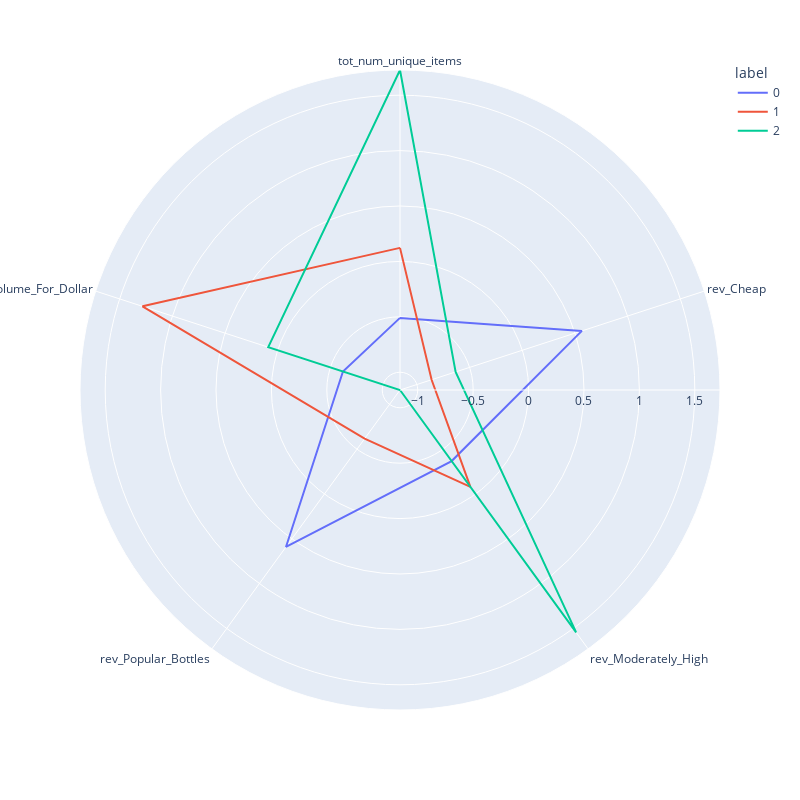

Source (notebook cell):
### Code cell
# clust_pct = ['cl_Cheap', 'tot_num_unique_items',
#  'cl_High_End',
#  'cl_Moderately_High',
 
#  'cl_Popular_Bottles',
#  'cl_Volume_For_Dollar']

# 
# 'rev_Most_Variety',
cols_ = ['tot_num_unique_items',
 'rev_Cheap',
'rev_Moderately_High',
 
 'rev_Popular_Bottles',
 'rev_Volume_For_Dollar']

df_graph = stores_clust_info_combined4[cols_]

# df_graph.rename(columns={'tot_num_unique_items':'Number of Unique Products','rev_Cheap':'Moderately Priced',
#                          'rev_Moderately_High':'Expensive','rev_Most_Variety':'Most_Variety','rev_Popular_Bottles':'Popular_Bottles',
#                         'rev_Volume_For_Dollar':'Volume_For_Dollar'},inplace=True)

df_graph.columns
# cols1 = ['Number of Unique Products', 'Moderately Priced', 'Expensive',
#        'Most_Variety', 'Popular_Bottles', 'Volume_For_Dollar']


cols1 = cols_
#col
#df_scaled = scale(stores_clust_info_combined4, cols1)
fig, polars, clusters, scaler = get_kmeans(df_graph, cols = cols1,n_clusters=3)
fig, polars, clusters, scaler = get_clusters(clusters, cols1, clusters['label'])
# plt.figure(figsize = (12,10))
fig.update_layout(
    autosize=False,
    width=800,
    height=800,)
fig.show()

### Figure 1 — Plotly figure (JSON) as saved in the notebook; plotly's stock layout.template omitted (floating-point values rounded to 4 significant figures)
{"data": [{"hovertemplate": "label=0<br>value=%{r}<br>variable=%{theta}<extra></extra>", "legendgroup": "0", "line": {"color": "#636efa", "dash": "solid"}, "marker": {"symbol": "circle"}, "mode": "lines", "name": "0", "r": [-0.5095, 0.5653, -0.3675, 0.5906, -0.6192, -0.5095], "showlegend": true, "subplot": "polar", "theta": ["tot_num_unique_items", "rev_Cheap", "rev_Moderately_High", "rev_Popular_Bottles", "rev_Volume_For_Dollar", "tot_num_unique_items"], "type": "scatterpolar"}, {"hovertemplate": "label=1<br>value=%{r}<br>variable=%{theta}<extra></extra>", "legendgroup": "1", "line": {"color": "#EF553B", "dash": "solid"}, "marker": {"symbol": "circle"}, "mode": "lines", "name": "1", "r": [0.1224, -0.8605, -0.07986, -0.6171, 1.283, 0.1224], "showlegend": true, "subplot": "polar", "theta": ["tot_num_unique_items", "rev_Cheap", "rev_Moderately_High", "rev_Popular_Bottles", "rev_Volume_For_Dollar", "tot_num_unique_items"], "type": "scatterpolar"}, {"hovertemplate": "label=2<br>value=%{r}<br>variable=%{theta}<extra></extra>", "legendgroup": "2", "line": {"color": "#00cc96", "dash": "solid"}, "marker": {"symbol": "circle"}, "mode": "lines", "name": "2", "r": [1.727, -0.6326, 1.544, -1.16, 0.08981, 1.727], "showlegend": true, "subplot": "polar", "theta": ["tot_num_unique_items", "rev_Cheap", "rev_Moderately_High", "rev_Popular_Bottles", "rev_Volume_For_Dollar", "tot_num_unique_items"], "type": "scatterpolar"}], "layout": {"autosize": false, "height": 800, "legend": {"title": {"text": "label"}, "tracegroupgap": 0}, "margin": {"t": 60}, "polar": {"angularaxis": {"direction": "clockwise", "rotation": 90}, "domain": {"x": [0, 1], "y": [0, 1]}}, "width": 800}}
